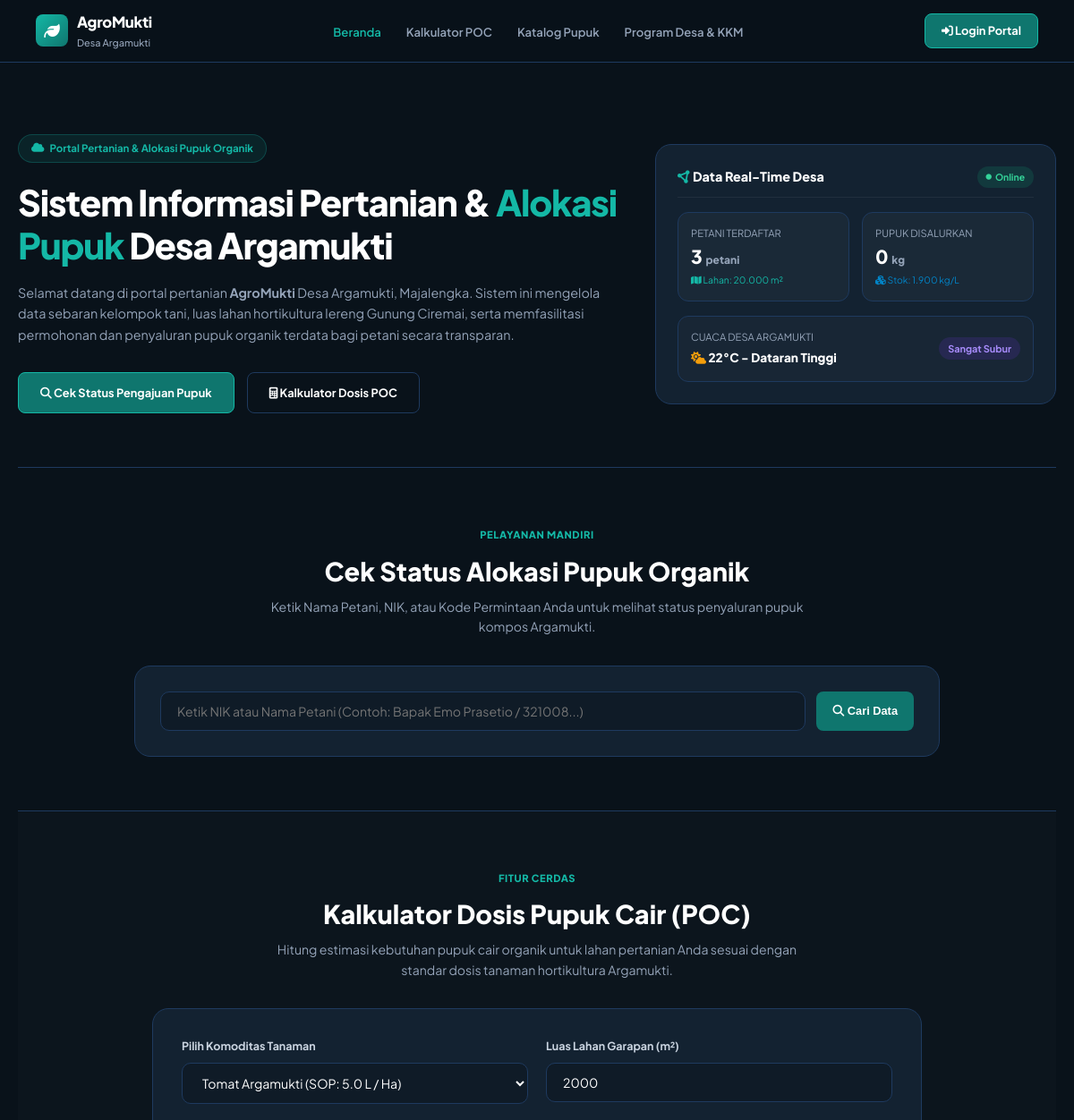
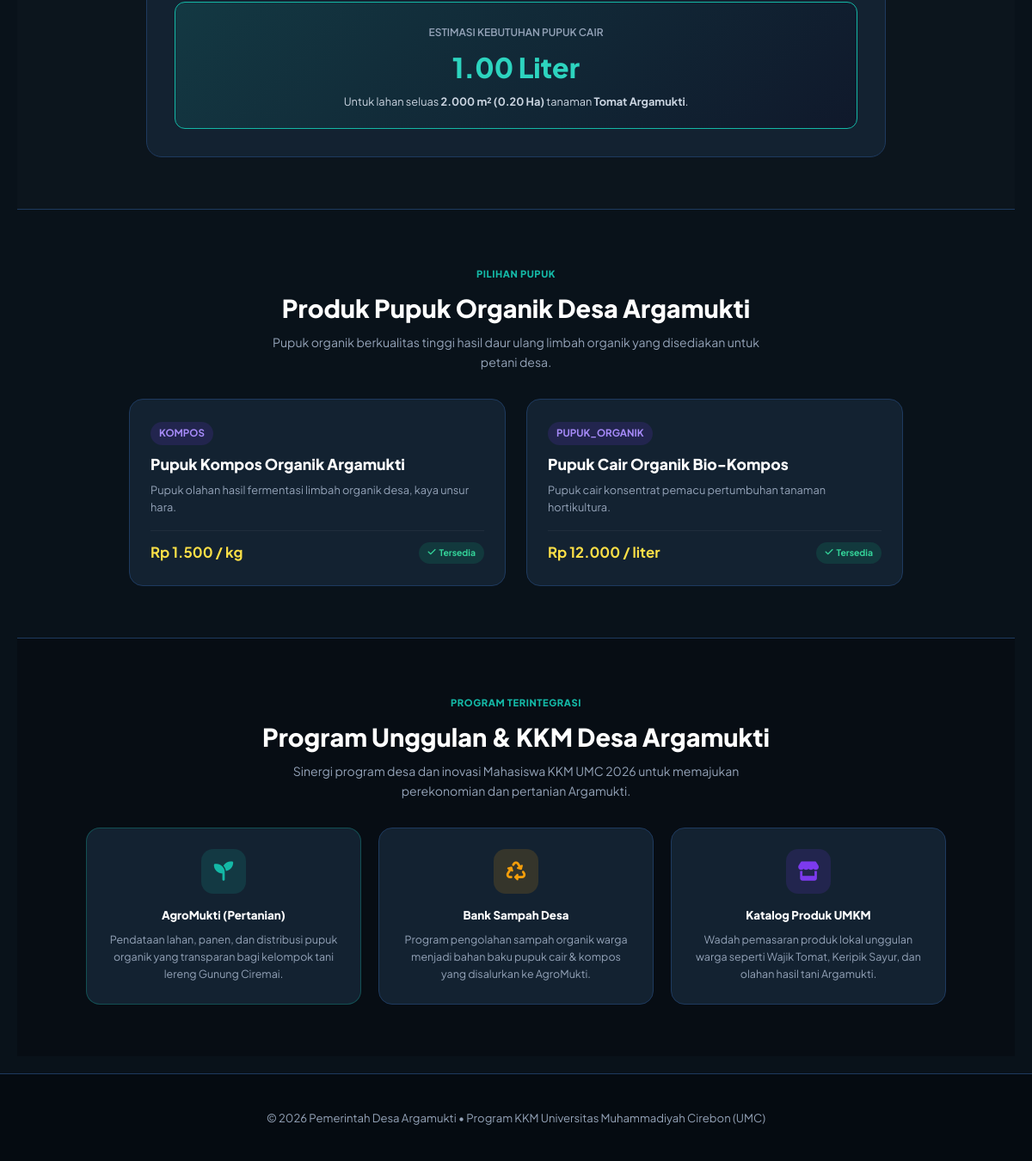
The page / on the database its author committed (2 pictures, top to bottom).
### tables this page shows
CREATE TABLE IF NOT EXISTS produk_pupuk (
    id INT AUTO_INCREMENT PRIMARY KEY,
    nama_produk VARCHAR(100) NOT NULL,
    jenis ENUM('kompos', 'pupuk_organik') NOT NULL,
    deskripsi TEXT,
    harga DECIMAL(12,2) NOT NULL DEFAULT 0,
    satuan VARCHAR(20) NOT NULL DEFAULT 'kg',
    foto VARCHAR(255),
    status ENUM('aktif', 'nonaktif') NOT NULL DEFAULT 'aktif'
);

### config.php (called while the page is built, shortened)
<?php
if (!function_exists('formatRupiah')) {
    function formatRupiah($angka) {
        return 'Rp ' . number_format($angka, 0, ',', '.');
    }
}
if (!function_exists('formatNumber')) {
    function formatNumber($angka, $decimals = 0) {
        return number_format($angka, $decimals, ',', '.');
    }
}
?>

### index.php (the view, shortened to what this page needs)
<?php
include 'config.php';
$is_logged_in = isset($_SESSION['user_id']);
$user_role    = $_SESSION['role'] ?? '';
$search_query  = $_GET['cek_nama'] ?? '';
$total_petani    = $conn->query("SELECT COUNT(*) as c FROM petani WHERE status='aktif'")->fetch_assoc()['c'] ?? 0;
$total_lahan_m2  = $conn->query("SELECT COALESCE(SUM(luas),0) as c FROM lahan WHERE status='aktif'")->fetch_assoc()['c'] ?? 0;
$stok_pupuk_kg   = $conn->query("SELECT COALESCE(SUM(sp.jumlah),0) as c FROM stok_pupuk sp JOIN produk_pupuk pp ON sp.produk_pupuk_id=pp.id WHERE pp.status='aktif'")->fetch_assoc()['c'] ?? 0;
$total_distribusi= $conn->query("SELECT COALESCE(SUM(dp.jumlah),0) as c FROM distribusi_pupuk d JOIN detail_distribusi_pupuk dp ON dp.distribusi_id=d.id WHERE d.status='diterima'")->fetch_assoc()['c'] ?? 0;
$produk_pupuk_list = $conn->query("SELECT * FROM produk_pupuk WHERE status='aktif' ORDER BY id ASC");
?>
<!DOCTYPE html>
<html lang="id">
<head>
    <link rel="stylesheet" href="https://cdnjs.cloudflare.com/ajax/libs/font-awesome/6.5.0/css/all.min.css">
</head>
<body>
<header class="site-navbar">
    <a href="index.php" class="nav-brand">
        <div class="nav-brand-icon"><i class="fa-solid fa-leaf"></i></div>
        <div class="nav-brand-text">
            <span class="nav-brand-title">AgroMukti</span>
            <span class="nav-brand-sub">Desa Argamukti</span>
        </div>
    </a>
<ul class="nav-menu">
    <li>
        <a href="index.php" class="active" onclick="pindah(this)">
            Beranda
        </a>
    </li>
    <li>
        <a href="#kalkulator-pupuk" onclick="pindah(this)">
            Kalkulator POC
        </a>
    </li>
    <li>
        <a href="#katalog-pupuk" onclick="pindah(this)">
            Katalog Pupuk
        </a>
    </li>
    <li>
        <a href="#program-kkm" onclick="pindah(this)">
            Program Desa & KKM
        </a>
    </li>
</ul>
    <div class="nav-actions">
        <?php if ($is_logged_in): ?>
            <a href="<?= $user_role === 'admin' || $user_role === 'petugas' ? 'dashboard.php' : 'portal_warga.php' ?>" class="btn-simple-primary">
                <i class="fa-solid fa-gauge me-1"></i> Dashboard
            </a>
        <?php else: ?>
            <a href="login.php" class="btn-simple-primary">
                <i class="fa-solid fa-right-to-bracket me-1"></i> Login Portal
            </a>
        <?php endif; ?>
    </div>
</header>
<div class="site-container">
<section class="hero-section" id="hero">
    <div>
        <div class="hero-badge">
            <i class="fa-solid fa-cloud"></i> Portal Pertanian & Alokasi Pupuk Organik
        </div>
        <h1 class="hero-title">
            Sistem Informasi Pertanian & <span>Alokasi Pupuk</span> Desa Argamukti
        </h1>
        <p class="hero-desc">
            Selamat datang di portal pertanian <strong>AgroMukti</strong> Desa Argamukti, Majalengka. Sistem ini mengelola data sebaran kelompok tani, luas lahan hortikultura lereng Gunung Ciremai, serta memfasilitasi permohonan dan penyaluran pupuk organik terdata bagi petani secara transparan.
        </p>
        <div class="hero-buttons">
            <a href="#cek-status" class="btn-simple-primary" style="padding:12px 24px;">
                <i class="fa-solid fa-search"></i> Cek Status Pengajuan Pupuk
            </a>
            <a href="#kalkulator-pupuk" class="btn-simple-outline" style="padding:12px 24px;">
                <i class="fa-solid fa-calculator"></i> Kalkulator Dosis POC
            </a>
        </div>
    </div>
    <div class="hero-widget-card">
        <div class="widget-header">
            <h4 style="font-size:0.9rem; font-weight:800;"><i class="fa-solid fa-circle-nodes" style="color:var(--primary-light);"></i> Data Real-Time Desa</h4>
            <span class="badge badge-success" style="font-size:0.65rem;"><i class="fa-solid fa-circle me-1" style="font-size:0.4rem;"></i> Online</span>
        </div>
        <div style="display:grid; grid-template-columns:1fr 1fr; gap:14px;">
            <div style="background:rgba(255,255,255,0.03); border:1px solid var(--border-dark); border-radius:12px; padding:14px;">
                <span style="font-size:0.7rem; color:var(--text-sub); display:block;">PETANI TERDAFTAR</span>
                <span style="font-size:1.3rem; font-weight:800; color:white;"><?= $total_petani ?> <small style="font-size:0.75rem; color:var(--text-sub);">petani</small></span>
                <span style="font-size:0.65rem; color:var(--primary-light); display:block; margin-top:2px;"><i class="fa-solid fa-map"></i> Lahan: <?= formatNumber($total_lahan_m2, 0) ?> m²</span>
            </div>
            <div style="background:rgba(255,255,255,0.03); border:1px solid var(--border-dark); border-radius:12px; padding:14px;">
                <span style="font-size:0.7rem; color:var(--text-sub); display:block;">PUPUK DISALURKAN</span>
                <span style="font-size:1.3rem; font-weight:800; color:white;"><?= formatNumber($total_distribusi, 0) ?> <small style="font-size:0.75rem; color:var(--text-sub);">kg</small></span>
                <span style="font-size:0.65rem; color:var(--accent-blue); display:block; margin-top:2px;"><i class="fa-solid fa-cubes"></i> Stok: <?= formatNumber($stok_pupuk_kg, 0) ?> kg/L</span>
            </div>
        </div>
        <div style="background:rgba(255,255,255,0.02); border:1px solid var(--border-dark); border-radius:12px; padding:14px; display:flex; align-items:center; justify-content:space-between;">
            <div>
                <span style="font-size:0.7rem; color:var(--text-sub); display:block;">CUACA DESA ARGAMUKTI</span>
                <span style="font-size:0.85rem; font-weight:800; color:white;"><i class="fa-solid fa-cloud-sun me-1" style="color:var(--accent-amber);"></i> 22°C - Dataran Tinggi</span>
            </div>
            <span class="badge badge-purple" style="font-size:0.68rem;">Sangat Subur</span>
        </div>
    </div>
</section>
<section class="section-container" id="cek-status" style="border-top:1px solid var(--border-dark);">
    <div class="section-header">
        <span class="tag">PELAYANAN MANDIRI</span>
        <h3>Cek Status Alokasi Pupuk Organik</h3>
        <p>Ketik Nama Petani, NIK, atau Kode Permintaan Anda untuk melihat status penyaluran pupuk kompos Argamukti.</p>
    </div>
    <div class="cek-box">
        <form action="index.php#cek-status" method="GET" class="cek-form">
            <input type="text" name="cek_nama" class="cek-input" placeholder="Ketik NIK atau Nama Petani (Contoh: Bapak Emo Prasetio / 321008...)" value="<?= htmlspecialchars($search_query) ?>" required>
            <button type="submit" class="btn-simple-primary" style="border:none; cursor:pointer;">
                <i class="fa-solid fa-magnifying-glass me-1"></i> Cari Data
            </button>
        </form>
    </div>
</section>
<section class="section-container" id="kalkulator-pupuk" style="background:rgba(255,255,255,0.01); border-top:1px solid var(--border-dark); border-bottom:1px solid var(--border-dark);">
    <div class="section-header">
        <span class="tag">FITUR CERDAS</span>
        <h3>Kalkulator Dosis Pupuk Cair (POC)</h3>
        <p>Hitung estimasi kebutuhan pupuk cair organik untuk lahan pertanian Anda sesuai dengan standar dosis tanaman hortikultura Argamukti.</p>
    </div>
    <div class="calc-box">
        <div style="display:grid; grid-template-columns:1fr 1fr; gap:20px; margin-bottom:20px;">
            <div>
                <label style="font-size:0.78rem; font-weight:700; color:#cbd5e1; display:block; margin-bottom:8px;">Pilih Komoditas Tanaman</label>
                <select id="calc_komoditas" class="cek-input" style="width:100%;" onchange="hitungDosis()">
                    <option value="5" data-nama="Tomat Argamukti">Tomat Argamukti (SOP: 5.0 L / Ha)</option>
                </select>
            </div>
            <div>
                <label style="font-size:0.78rem; font-weight:700; color:#cbd5e1; display:block; margin-bottom:8px;">Luas Lahan Garapan (m²)</label>
                <input type="number" id="calc_luas" class="cek-input" style="width:100%;" value="2000" onkeyup="hitungDosis()" onchange="hitungDosis()">
            </div>
        </div>
        <div id="calc_result" style="padding:20px; background:linear-gradient(135deg, rgba(20, 184, 166, 0.15), rgba(15, 23, 42, 0.85)); border:1px solid var(--primary-light); border-radius:12px; text-align:center;">
            <span style="font-size:0.75rem; color:#94a3b8; font-weight:600; text-transform:uppercase;">Estimasi Kebutuhan Pupuk Cair</span>
            <div style="font-size:2rem; font-weight:800; color:#2dd4bf; margin:4px 0;" id="calc_total_val">1.00 Liter</div>
            <p style="font-size:0.8rem; color:#cbd5e1;" id="calc_detail_text">
            </p>
        </div>
    </div>
</section>
<section class="section-container" id="katalog-pupuk">
    <div class="section-header">
        <span class="tag">PILIHAN PUPUK</span>
        <h3>Produk Pupuk Organik Desa Argamukti</h3>
        <p>Pupuk organik berkualitas tinggi hasil daur ulang limbah organik yang disediakan untuk petani desa.</p>
    </div>
    <div style="display:grid; grid-template-columns:repeat(auto-fit, minmax(280px, 1fr)); gap:24px; max-width:900px; margin:0 auto;">
        <?php while($prod = $produk_pupuk_list->fetch_assoc()): ?>
        <div style="background:var(--card-dark); border:1px solid var(--border-dark); border-radius:16px; padding:24px; display:flex; flex-direction:column; justify-content:space-between; gap:16px;">
            <div>
                <span class="badge badge-purple" style="margin-bottom:8px;"><?= strtoupper($prod['jenis']) ?></span>
                <h4 style="font-size:1.1rem; font-weight:800; color:white; margin-bottom:6px;"><?= htmlspecialchars($prod['nama_produk']) ?></h4>
                <p style="font-size:0.8rem; color:var(--text-sub);"><?= htmlspecialchars($prod['deskripsi'] ?: 'Deskripsi belum diisi.') ?></p>
            </div>
            <div style="display:flex; justify-content:space-between; align-items:center; border-top:1px solid rgba(255,255,255,0.05); padding-top:12px;">
                <span style="font-weight:700; color:#fde047; font-size:1.05rem;"><?= formatRupiah($prod['harga']) ?> / <?= $prod['satuan'] ?></span>
                <span class="badge badge-success" style="font-size:0.65rem;"><i class="fa-solid fa-check me-1"></i> Tersedia</span>
            </div>
        </div>
        <?php endwhile; ?>
    </div>
</section>
<section class="section-container" id="program-kkm" style="background:#070d14; border-top:1px solid var(--border-dark);">
    <div class="section-header">
        <span class="tag">PROGRAM TERINTEGRASI</span>
        <h3>Program Unggulan & KKM Desa Argamukti</h3>
        <p>Sinergi program desa dan inovasi Mahasiswa KKM UMC 2026 untuk memajukan perekonomian dan pertanian Argamukti.</p>
    </div>
    <div style="max-width:1000px; margin:0 auto; display:grid; grid-template-columns:repeat(3,1fr); gap:20px;">
        <div style="background:var(--card-dark); border:1px solid rgba(20,184,166,0.3); border-radius:16px; padding:24px; text-align:center;">
            <div style="width:52px; height:52px; border-radius:14px; background:rgba(20,184,166,0.15); color:#14b8a6; display:flex; align-items:center; justify-content:center; font-size:1.4rem; margin:0 auto 14px;"><i class="fa-solid fa-seedling"></i></div>
            <h5 style="color:white; font-weight:800; margin-bottom:8px;">AgroMukti (Pertanian)</h5>
            <p style="font-size:0.78rem; color:var(--text-sub); line-height:1.6;">Pendataan lahan, panen, dan distribusi pupuk organik yang transparan bagi kelompok tani lereng Gunung Ciremai.</p>
        </div>
        <div style="background:var(--card-dark); border:1px solid var(--border-dark); border-radius:16px; padding:24px; text-align:center; position:relative;">
            <div style="width:52px; height:52px; border-radius:14px; background:rgba(245,158,11,0.15); color:#f59e0b; display:flex; align-items:center; justify-content:center; font-size:1.4rem; margin:0 auto 14px;"><i class="fa-solid fa-recycle"></i></div>
            <h5 style="color:white; font-weight:800; margin-bottom:8px;">Bank Sampah Desa</h5>
            <p style="font-size:0.78rem; color:var(--text-sub); line-height:1.6;">Program pengolahan sampah organik warga menjadi bahan baku pupuk cair & kompos yang disalurkan ke AgroMukti.</p>
        </div>
        <div style="background:var(--card-dark); border:1px solid var(--border-dark); border-radius:16px; padding:24px; text-align:center; position:relative;">
            <div style="width:52px; height:52px; border-radius:14px; background:rgba(124,58,237,0.15); color:#7c3aed; display:flex; align-items:center; justify-content:center; font-size:1.4rem; margin:0 auto 14px;"><i class="fa-solid fa-store"></i></div>
            <h5 style="color:white; font-weight:800; margin-bottom:8px;">Katalog Produk UMKM</h5>
            <p style="font-size:0.78rem; color:var(--text-sub); line-height:1.6;">Wadah pemasaran produk lokal unggulan warga seperti Wajik Tomat, Keripik Sayur, dan olahan hasil tani Argamukti.</p>
        </div>
    </div>
</section>
</div>
<footer class="public-footer">
    <p>© 2026 Pemerintah Desa Argamukti • Program KKM Universitas Muhammadiyah Cirebon (UMC)</p>
</footer>
</body>
</html>

### rows shown on the page
produk_pupuk: jenis "KOMPOS", nama_produk "Pupuk Kompos Organik Argamukti", deskripsi "Pupuk olahan hasil fermentasi limbah organik desa, kaya unsur hara.", harga "Rp 1.500", satuan "kg"
produk_pupuk: jenis "PUPUK_ORGANIK", nama_produk "Pupuk Cair Organik Bio-Kompos", deskripsi "Pupuk cair konsentrat pemacu pertumbuhan tanaman hortikultura.", harga "Rp 12.000", satuan "liter"

### other values the page prints
$total_petani "3"
formatNumber($total_lahan_m2, 0) "20.000"
formatNumber($total_distribusi, 0) "0"
formatNumber($stok_pupuk_kg, 0) "1.900"
